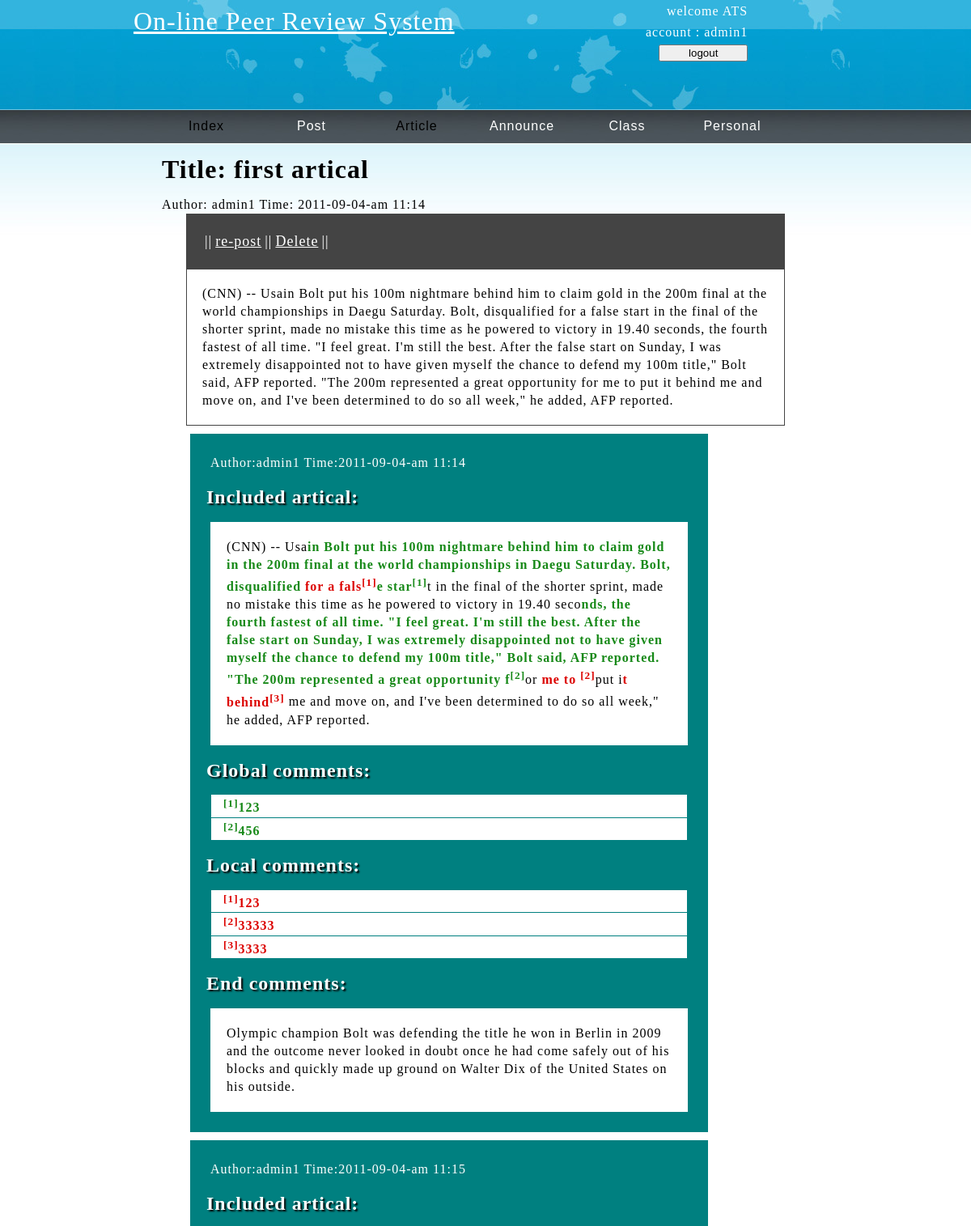
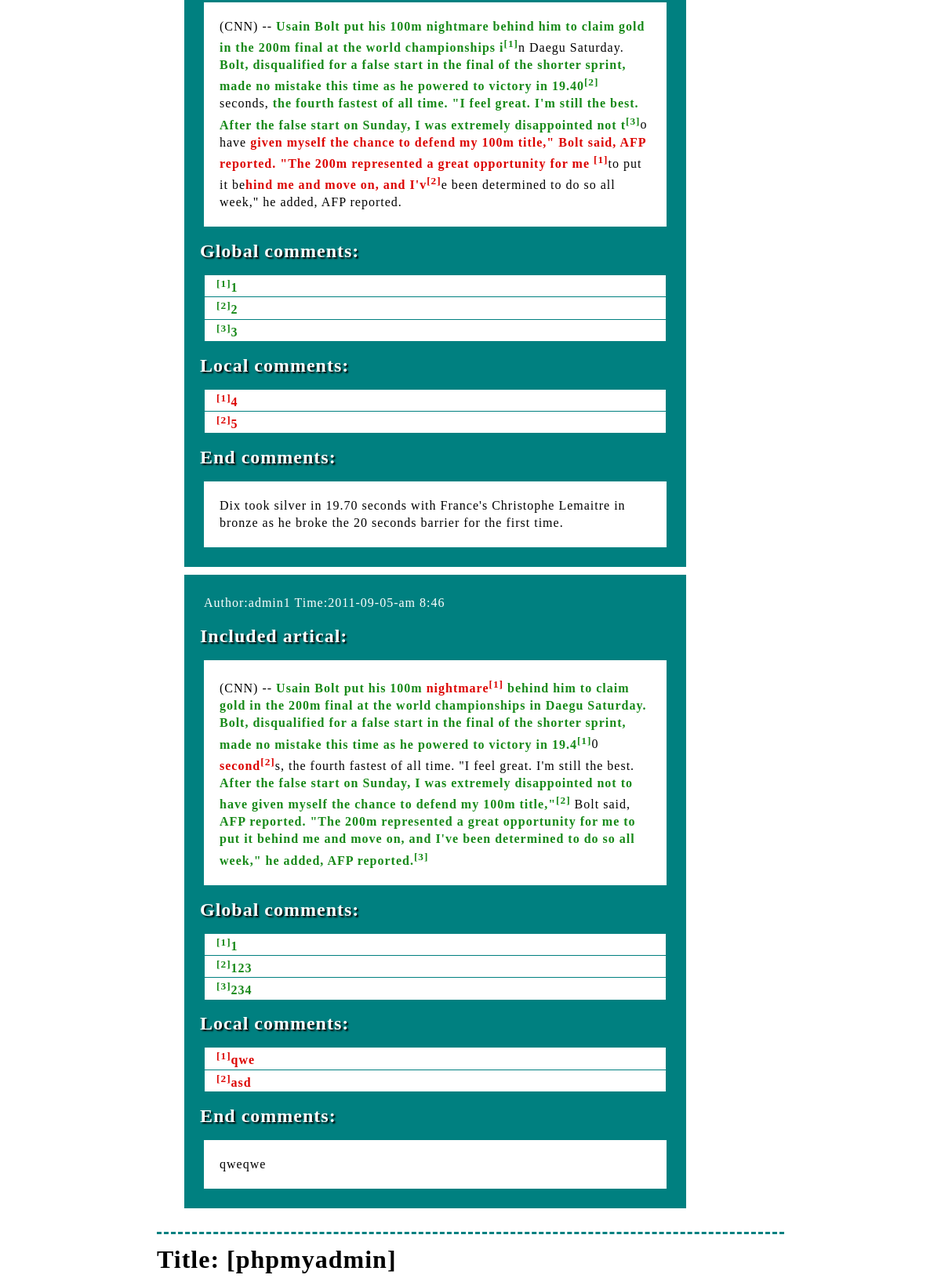
Screenshot of /include/artical.php?aid=1 (signed in, upper part) with the database file from the repository (2 pictures, top to bottom).
### tables this page shows
CREATE TABLE IF NOT EXISTS `artical` (
  `artical_id` int(11) NOT NULL AUTO_INCREMENT,
  `editor` int(11) NOT NULL,
  `title` text,
  `contents` text NOT NULL,
  `cover_letter` text NOT NULL,
  `time` int(11) NOT NULL,
  `class` int(11) NOT NULL,
  `father_artical` smallint(6) NOT NULL,
  PRIMARY KEY (`artical_id`)
);

CREATE TABLE IF NOT EXISTS `comments` (
  `comments_id` int(11) NOT NULL AUTO_INCREMENT,
  `editor` int(9) NOT NULL,
  `time` int(11) NOT NULL,
  `stars` smallint(6) NOT NULL,
  `father_artical` int(11) NOT NULL,
  `quote` text NOT NULL,
  `global` text NOT NULL,
  `local` text NOT NULL,
  `summary` text NOT NULL,
  PRIMARY KEY (`comments_id`)
);

### include/artical.php (the view, shortened to what this page needs)
<?php
$aid = $_GET['aid'];
$editor = aid2editor($aid);
$user_id = $_SESSION['user_id'];
if ($editor == $user_id) {
	$IS_EDITOR = true;
}else{
	$IS_EDITOR = false;
}
$articals = queryDb("artical", "father_artical", $aid);
$nameKey = constructKey();
foreach ($articals as $artical) {
	$output .= createArticalDiv($artical);
}
?>
<?php
	function queryDb($table, $column, $id){
		$sql = "SELECT * FROM `$table` WHERE $column=$id ORDER BY `time`";
		$result = mysql_query($sql);
		for ($i = 0; $i < mysql_num_rows($result); $i++) {
			$row[$i] = mysql_fetch_array($result, MYSQL_BOTH);
		}
		return $row;
	}
	function createArticalDiv($artical){
		$output .= "<div class='artical'>\n";
		$output .= "\t<div class='infomation'>".infomation($artical['artical_id'])."</div>";
		$output .= "\t<div class='functionList'>".functionList($artical['father_artical'], $artical['artical_id'])."</div>";
		$output .= "\t<p class='paragraph'>{$artical['contents']}</p>\n";
		$output .= "\t<div class='comments'>";
		$output .= createCommentDiv($artical['artical_id']);
		$output .= "\t</div>";
		$output .= "</div>\n";
		return $output;
	}
	function createCommentDiv($id){
		$comments = queryDb("comments","father_artical",$id);
		foreach ($comments as $comment) {
			$output .= "<div class='comment'>\n";
			$output .= "<div style='color:#fff'>".commentInformation($comment['comments_id'])."</div>";
			$output .= "<h2>Included artical:</h2>";
			$output .= "<div class='include'>{$comment['quote']}</div>\n";
			$output .= "<h2>Global comments:</h2>";
			$output .= "<div class='global'>";
			$output .= makeNote($comment['global']);
			$output .= "</div>";
			$output .= "<h2>Local comments:</h2>";
			$output .= "<div class='local'>";
			$output .= makeNote($comment['local']);
			$output .= "</div>";
			$output .= "<h2>End comments:</h2>";
			$output .= "<div class='summary'>{$comment['summary']}</div>\n";
			$output .= "</div>\n";
		}
		return $output;
	}
	function makeNote($notes){
		$notes = explode("/",$notes);
		for ($i = 0; $i < sizeof($notes)-1; $i++) {
			$output .= "<div id='note'>\n";
			$output .= "<sup>[".($i+1)."]</sup>".$notes[$i]."\n";
			$output .= "</div>\n";
		}
		return $output;
	}
	function infomation($aid){
		global $nameKey;
		$sql = "SELECT * FROM `artical` WHERE artical_id=$aid";
		$result = mysql_query($sql);
		$row = mysql_fetch_array($result);
		$title = $row['title'];
		$author = $row['editor'];
		$time = date('Y-m-d-a g:i',$row['time']);
		$output .= "<h1>Title: $title </h1>";
		$output .= "<span>Author: ".$nameKey[$author]." </span>";
		$output .= "<span>Time: $time </span>";
		return $output;
	}
	function commentInformation($cid){
		global $nameKey;
		$sql = "SELECT * FROM `comments` WHERE comments_id=$cid";
		$result = mysql_query($sql);
		$row = mysql_fetch_array($result);
		$output .= "Author:".$nameKey[$row['editor']];
		$time = date('Y-m-d-a g:i',$row['time']);
		$output .= " Time:$time";
		return $output;
	}
	function functionList($father_artical, $artical_id){
		$output .= "<table>";
		$output .= "<tr>";
		global $IS_EDITOR;
		if ($IS_EDITOR) {
			$output .= "<td> || </td>";
			$output .= "<td><a href='./post_artical.php?father_artical=$father_artical'>re-post</a></td>";
			$output .= "<td> || </td>";
			$output .= "<td><a href='./delete.php?id=$artical_id&type=artical'>Delete</a></td>";
		}else{
			$output .= "<td> || </td>";
			$output .= "<td><a href='./edit_page.php?aid=$artical_id'>comment</a></td>";
		}
		$output .= "<td> || </td>";
		$output .= "</tr>";
		$output .= "</table>";
		return $output;
	}
	function aid2editor($aid){
		$sql = "SELECT * FROM `artical` WHERE artical_id=$aid";
		$result = mysql_query($sql);
		$row = mysql_fetch_array($result);
		$editor = $row['editor'];
		return $editor;
	}
	function constructKey(){
		$sql = "SELECT * FROM `user` where 1";
		$result = mysql_query($sql);
		$keyArray = array();
		while($row = mysql_fetch_array($result)){
			$keyArray[$row['ID']] = $row['account'];
			$keyArray[$row['account']] = $row['ID'];
		}
		return $keyArray;
	}
?>
<!DOCTYPE html PUBLIC "-//W3C//DTD XHTML 1.0 Transitional//EN"
"http://www.w3.org/TR/xhtml1/DTD/xhtml1-transitional.dtd">
<html>
<head>
<link rel= "stylesheet " type= "text/css" href="./css/artical.css" />
</head>
<body>
	<div id="main">
		<?php
			require_once('header.php');
		?>
		<div id="articals">
		<?php
			echo $output;
		?>
		</div>
	</div>
</body>
</html>

### include/css/artical.css (style rules this page uses)
h2 { color:#fff; text-shadow:2px 2px 2px #000; }
#articals a:link { color:#fff; }
#articals { margin:auto; width:900px; }
.artical { border-bottom:3px solid teal; border-bottom-style:dashed; padding-bottom:20px; width:800px; margin:auto; }
.functionList { font-size:18px; text-align:right; background:#444; width:700px; color:#fff; padding:20px; margin:auto; }
.paragraph { background:#fff; padding:19px; width:700px; margin:auto; border:1px #444 solid; }
.comments { width:750px; right:0px; margin:auto; }
.comment { background:teal; margin:10px; width:600px; padding:20px; }
.comment div { margin:5px; }
.include { background:#fff; padding:20px; }
.global div { background:#fff; margin:1px; padding-left:15px; }
.local div { background:#fff; margin:1px; padding-left:15px; }
.summary { background:#fff; padding:20px; }
.global { color:#178918; font-weight:bold; }
.local { color:#dc0300; font-weight:bold; }

### include/css/header.css (style rules this page uses)
body { letter-spacing:1px; line-height:22px; margin:0; background:url('../../img/img01.jpg') repeat-x; }
#main { margin:auto; width:900px; }

### rows the page displays
artical: title "first artical", editor "admin1", time "2011-09-04-am 11:14", contents "(CNN) -- Usain Bolt put his 100m nightmare behind him to claim gold in the 200m final at the world championships in Daegu Saturday. Bolt, disqualified for a false start in the final of the shorter sprint, made no mistake this time as he powered to victory in 19.40 seconds, the fourth fastest of all time. \"I feel great. I'm still the best. After the false start on Sunday, I was extremely disappointed not to have given myself the chance to defend my 100m title,\" Bolt said, AFP reported. \"The 200m represented a great opportunity for me to put it behind me and move on, and I've been determined to do so all week,\" he added, AFP reported."
comments: comments_id "Author:admin1 Time:2011-09-04-am 11:14", quote "(CNN) -- Usa in Bolt put his 100m nightmare behind him to claim gold in the 200m final at the world championships in Daegu Saturday. Bolt, disqualified for a fals [1] e star [1] t in the final of the shorter sprint, made no mistake this time as he powered to victory in 19.40 seco nds, the fourth fastest of all time. \"I feel great. I'm still the best. After the false start on Sunday, I was extremely disappointed not to have given myself the chance to defend my 100m title,\" Bolt said, AFP reported. \"The 200m represented a great opportunity f [2] or me to [2] put i t behind [3] me and move on, and I've been determined to do so all week,\" he added, AFP reported.", global "123", global "456", local "123", local "33333", local "3333", summary "Olympic champion Bolt was defending the title he won in Berlin in 2009 and the outcome never looked in doubt once he had come safely out of his blocks and quickly made up ground on Walter Dix of the United States on his outside."
comments: comments_id "Author:admin1 Time:2011-09-04-am 11:15", quote "(CNN) -- Usain Bolt put his 100m nightmare behind him to claim gold in the 200m final at the world championships i [1] n Daegu Saturday. Bolt, disqualified for a false start in the final of the shorter sprint, made no mistake this time as he powered to victory in 19.40 [2] seconds, the fourth fastest of all time. \"I feel great. I'm still the best. After the false start on Sunday, I was extremely disappointed not t [3] o have given myself the chance to defend my 100m title,\" Bolt said, AFP reported. \"The 200m represented a great opportunity for me [1] to put it be hind me and move on, and I'v [2] e been determined to do so all week,\" he added, AFP reported.", global "1", global "2", global "3", local "4", local "5", summary "Dix took silver in 19.70 seconds with France's Christophe Lemaitre in bronze as he broke the 20 seconds barrier for the first time."
comments: comments_id "Author:admin1 Time:2011-09-05-am 8:46", quote "(CNN) -- Usain Bolt put his 100m nightmare [1] behind him to claim gold in the 200m final at the world championships in Daegu Saturday. Bolt, disqualified for a false start in the final of the shorter sprint, made no mistake this time as he powered to victory in 19.4 [1] 0 second [2] s, the fourth fastest of all time. \"I feel great. I'm still the best. After the false start on Sunday, I was extremely disappointed not to have given myself the chance to defend my 100m title,\" [2] Bolt said, AFP reported. \"The 200m represented a great opportunity for me to put it behind me and move on, and I've been determined to do so all week,\" he added, AFP reported. [3]", global "1", global "123", global "234", local "qwe", local "asd", summary "qweqwe"
artical: title "[phpmyadmin]"

### other values shown
$username "admin1"
